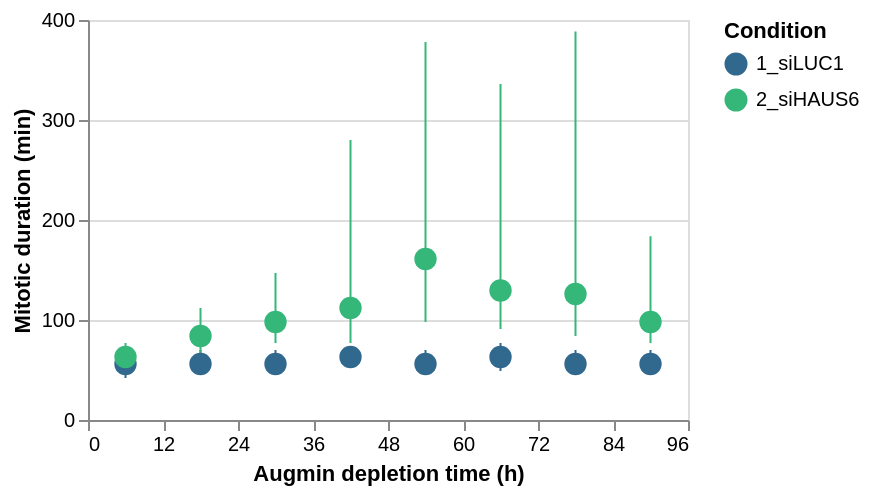

Notebook code cell kept with this figure:
### Code cell
df_Fig6b = pd.concat([df_ctrl_all, df_augmin_all])

counts = df_Fig6b.Condition.value_counts()
counts.to_csv(root + "Statistics/Figure6B.csv")
print(counts)
df_Fig6b.to_csv(root + "Statistics/Figure6B_SourceData.csv")

Scatter_MitoticDuration_Figure6 = Scatter_bin(
    dataframe = df_Fig6b,
    x = "Frame_onset_hrs",
    y = "Mitotic_duration_mins",
    color = "Condition",
    x_title = "Augmin depletion time (h)",
    y_title = "Mitotic duration (min)",
    binextent = [0, 96],
    binstep = 12
)
Scatter_MitoticDuration_Figure6

### Figure 1 — Vega-Lite specification as saved in the notebook (floating-point values rounded to 4 significant figures; data arrays with more than 128 entries replaced by an {"elided": "..."} marker saying what was removed)
{"config": {"view": {"continuousWidth": 300, "continuousHeight": 300}}, "layer": [{"mark": {"type": "errorbar", "extent": "iqr"}, "encoding": {"color": {"field": "Condition", "scale": {"scheme": "viridis"}, "type": "nominal"}, "x": {"bin": {"extent": [0, 96], "step": 12}, "field": "Frame_onset_hrs", "title": "Augmin depletion time (h)", "type": "quantitative"}, "y": {"aggregate": "mean", "bin": false, "field": "Mitotic_duration_mins", "title": "Mitotic duration (min)", "type": "quantitative"}}}, {"mark": {"type": "circle", "opacity": 1, "size": 125}, "encoding": {"color": {"field": "Condition", "scale": {"scheme": "viridis"}, "type": "nominal"}, "x": {"bin": {"extent": [0, 96], "step": 12}, "field": "Frame_onset_hrs", "title": "Augmin depletion time (h)", "type": "quantitative"}, "y": {"aggregate": "median", "bin": false, "field": "Mitotic_duration_mins", "title": "Mitotic duration (min)", "type": "quantitative"}}}], "data": {"name": "data-985cd254b468b4c3c8cab8c0f2bebcc8"}, "height": 200, "width": 300, "$schema": "https://vega.github.io/schema/vega-lite/v5.20.1.json", "datasets": {"data-985cd254b468b4c3c8cab8c0f2bebcc8": {"elided": "1957 records"}}}
